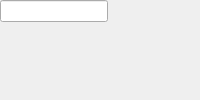
<?xml version="1.0" encoding="UTF-8"?>
<ui version="4.0">
 <class>MainWindow</class>
 <widget class="QMainWindow" name="MainWindow">
  <property name="windowTitle"><string>Armed Trigger</string></property>
  <widget class="QWidget" name="centralwidget">
   <!-- NOTE: this is a simplified structural mirror of the generated
        <module>_ui.py, not a full round-trip Designer file. Regenerate
        both from the same spec if you need to edit layout by hand. -->
       <widget class="QLabel" name="label_name">
     <property name="text"><string>Block name</string></property>
    </widget>
       <widget class="QLineEdit" name="name"/>
  </widget>
 </widget>
 <resources/>
 <connections/>
</ui>
